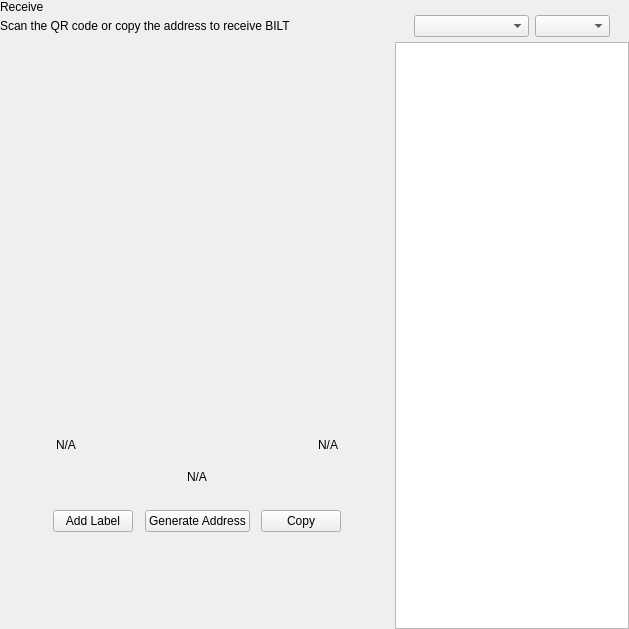
<?xml version="1.0" encoding="UTF-8"?>
<ui version="4.0">
 <class>ReceiveWidget</class>
 <widget class="QWidget" name="ReceiveWidget">
  <property name="geometry">
   <rect>
    <x>0</x>
    <y>0</y>
    <width>629</width>
    <height>629</height>
   </rect>
  </property>
  <property name="minimumSize">
   <size>
    <width>0</width>
    <height>0</height>
   </size>
  </property>
  <property name="windowTitle">
   <string>Form</string>
  </property>
  <layout class="QHBoxLayout" name="horizontalLayout_2" stretch="2,1">
   <property name="spacing">
    <number>0</number>
   </property>
   <property name="leftMargin">
    <number>0</number>
   </property>
   <property name="topMargin">
    <number>0</number>
   </property>
   <property name="rightMargin">
    <number>0</number>
   </property>
   <property name="bottomMargin">
    <number>0</number>
   </property>
   <item>
    <widget class="QWidget" name="left" native="true">
     <layout class="QVBoxLayout" name="verticalLayout_3">
      <property name="leftMargin">
       <number>0</number>
      </property>
      <property name="topMargin">
       <number>0</number>
      </property>
      <property name="rightMargin">
       <number>0</number>
      </property>
      <property name="bottomMargin">
       <number>0</number>
      </property>
      <item>
       <layout class="QVBoxLayout" name="verticalLayout_2">
        <property name="spacing">
         <number>0</number>
        </property>
        <property name="leftMargin">
         <number>0</number>
        </property>
        <item>
         <layout class="QHBoxLayout" name="horizontalLayout_3">
          <property name="spacing">
           <number>0</number>
          </property>
          <item>
           <layout class="QVBoxLayout" name="verticalLayout_4">
            <property name="spacing">
             <number>5</number>
            </property>
            <item>
             <widget class="QLabel" name="labelTitle">
              <property name="text">
               <string>Receive</string>
              </property>
             </widget>
            </item>
            <item alignment="Qt::AlignTop">
             <widget class="QLabel" name="labelSubtitle1">
              <property name="text">
               <string>Scan the QR code or copy the address to receive BILT</string>
              </property>
             </widget>
            </item>
           </layout>
          </item>
          <item>
           <spacer name="horizontalSpacer">
            <property name="orientation">
             <enum>Qt::Horizontal</enum>
            </property>
            <property name="sizeHint" stdset="0">
             <size>
              <width>40</width>
              <height>20</height>
             </size>
            </property>
           </spacer>
          </item>
         </layout>
        </item>
        <item>
         <spacer name="verticalSpacer_2">
          <property name="orientation">
           <enum>Qt::Vertical</enum>
          </property>
          <property name="sizeType">
           <enum>QSizePolicy::Expanding</enum>
          </property>
          <property name="sizeHint" stdset="0">
           <size>
            <width>20</width>
            <height>50</height>
           </size>
          </property>
         </spacer>
        </item>
        <item alignment="Qt::AlignHCenter">
         <widget class="QWidget" name="layoutQR" native="true">
          <property name="maximumSize">
           <size>
            <width>510</width>
            <height>16777215</height>
           </size>
          </property>
          <layout class="QVBoxLayout" name="verticalLayoutQr">
           <item>
            <spacer name="verticalSpacer11">
             <property name="orientation">
              <enum>Qt::Vertical</enum>
             </property>
             <property name="sizeType">
              <enum>QSizePolicy::Fixed</enum>
             </property>
             <property name="sizeHint" stdset="0">
              <size>
               <width>20</width>
               <height>20</height>
              </size>
             </property>
            </spacer>
           </item>
           <item alignment="Qt::AlignHCenter">
            <widget class="QLabel" name="labelQrImg">
             <property name="minimumSize">
              <size>
               <width>260</width>
               <height>260</height>
              </size>
             </property>
             <property name="maximumSize">
              <size>
               <width>260</width>
               <height>260</height>
              </size>
             </property>
             <property name="text">
              <string/>
             </property>
             <property name="alignment">
              <set>Qt::AlignCenter</set>
             </property>
            </widget>
           </item>
           <item>
            <spacer name="verticalSpacer_21">
             <property name="orientation">
              <enum>Qt::Vertical</enum>
             </property>
             <property name="sizeType">
              <enum>QSizePolicy::Fixed</enum>
             </property>
             <property name="sizeHint" stdset="0">
              <size>
               <width>20</width>
               <height>30</height>
              </size>
             </property>
            </spacer>
           </item>
           <item>
            <widget class="QWidget" name="widget" native="true">
             <property name="minimumSize">
              <size>
               <width>0</width>
               <height>0</height>
              </size>
             </property>
             <layout class="QHBoxLayout" name="horizontalLayout_5">
              <item>
               <widget class="QLabel" name="labelLabel">
                <property name="text">
                 <string notr="true">N/A</string>
                </property>
               </widget>
              </item>
              <item>
               <spacer name="horizontalSpacer_2">
                <property name="orientation">
                 <enum>Qt::Horizontal</enum>
                </property>
                <property name="sizeHint" stdset="0">
                 <size>
                  <width>141</width>
                  <height>20</height>
                 </size>
                </property>
               </spacer>
              </item>
              <item>
               <widget class="QLabel" name="labelDate">
                <property name="text">
                 <string notr="true">N/A</string>
                </property>
                <property name="alignment">
                 <set>Qt::AlignRight|Qt::AlignTrailing|Qt::AlignVCenter</set>
                </property>
               </widget>
              </item>
             </layout>
            </widget>
           </item>
           <item>
            <widget class="QLabel" name="labelAddress">
             <property name="sizePolicy">
              <sizepolicy hsizetype="Expanding" vsizetype="Preferred">
               <horstretch>0</horstretch>
               <verstretch>0</verstretch>
              </sizepolicy>
             </property>
             <property name="minimumSize">
              <size>
               <width>300</width>
               <height>0</height>
              </size>
             </property>
             <property name="text">
              <string notr="true">N/A</string>
             </property>
             <property name="alignment">
              <set>Qt::AlignCenter</set>
             </property>
            </widget>
           </item>
           <item>
            <spacer name="verticalSpacer_4">
             <property name="orientation">
              <enum>Qt::Vertical</enum>
             </property>
             <property name="sizeType">
              <enum>QSizePolicy::Fixed</enum>
             </property>
             <property name="sizeHint" stdset="0">
              <size>
               <width>20</width>
               <height>20</height>
              </size>
             </property>
            </spacer>
           </item>
           <item>
            <layout class="QHBoxLayout" name="horizontalLayout_4">
             <item alignment="Qt::AlignHCenter">
              <widget class="QPushButton" name="pushButtonLabel">
               <property name="focusPolicy">
                <enum>Qt::NoFocus</enum>
               </property>
               <property name="text">
                <string>Add Label</string>
               </property>
              </widget>
             </item>
             <item alignment="Qt::AlignHCenter">
              <widget class="QPushButton" name="pushButtonNewAddress">
               <property name="focusPolicy">
                <enum>Qt::NoFocus</enum>
               </property>
               <property name="text">
                <string>Generate Address</string>
               </property>
              </widget>
             </item>
             <item alignment="Qt::AlignHCenter">
              <widget class="QPushButton" name="pushButtonCopy">
               <property name="focusPolicy">
                <enum>Qt::NoFocus</enum>
               </property>
               <property name="text">
                <string>Copy</string>
               </property>
              </widget>
             </item>
            </layout>
           </item>
           <item>
            <spacer name="verticalSpacer_3">
             <property name="orientation">
              <enum>Qt::Vertical</enum>
             </property>
             <property name="sizeType">
              <enum>QSizePolicy::Expanding</enum>
             </property>
             <property name="sizeHint" stdset="0">
              <size>
               <width>20</width>
               <height>20</height>
              </size>
             </property>
            </spacer>
           </item>
          </layout>
         </widget>
        </item>
        <item>
         <spacer name="verticalSpacer">
          <property name="orientation">
           <enum>Qt::Vertical</enum>
          </property>
          <property name="sizeHint" stdset="0">
           <size>
            <width>20</width>
            <height>40</height>
           </size>
          </property>
         </spacer>
        </item>
       </layout>
      </item>
     </layout>
    </widget>
   </item>
   <item>
    <widget class="QWidget" name="right" native="true">
     <layout class="QVBoxLayout" name="verticalLayout_5">
      <property name="spacing">
       <number>0</number>
      </property>
      <property name="leftMargin">
       <number>1</number>
      </property>
      <property name="topMargin">
       <number>0</number>
      </property>
      <property name="rightMargin">
       <number>0</number>
      </property>
      <property name="bottomMargin">
       <number>0</number>
      </property>
      <item>
       <layout class="QVBoxLayout" name="container_right">
        <property name="spacing">
         <number>0</number>
        </property>
        <property name="leftMargin">
         <number>0</number>
        </property>
        <property name="rightMargin">
         <number>0</number>
        </property>
        <item>
         <layout class="QVBoxLayout" name="verticalLayout">
          <property name="spacing">
           <number>6</number>
          </property>
          <property name="leftMargin">
           <number>19</number>
          </property>
          <property name="rightMargin">
           <number>19</number>
          </property>
          <item>
           <widget class="OptionButton" name="btnRequest" native="true"/>
          </item>
          <item>
           <widget class="OptionButton" name="btnMyAddresses" native="true">
            <property name="sizePolicy">
             <sizepolicy hsizetype="Preferred" vsizetype="Minimum">
              <horstretch>0</horstretch>
              <verstretch>0</verstretch>
             </sizepolicy>
            </property>
           </widget>
          </item>
         </layout>
        </item>
        <item>
         <widget class="QWidget" name="sortWidget" native="true">
          <layout class="QHBoxLayout" name="horizontalLayout_6">
           <property name="leftMargin">
            <number>19</number>
           </property>
           <property name="rightMargin">
            <number>19</number>
           </property>
           <property name="bottomMargin">
            <number>5</number>
           </property>
           <item>
            <spacer name="horizontalSpacer_3">
             <property name="orientation">
              <enum>Qt::Horizontal</enum>
             </property>
             <property name="sizeHint" stdset="0">
              <size>
               <width>40</width>
               <height>20</height>
              </size>
             </property>
            </spacer>
           </item>
           <item>
            <widget class="QComboBox" name="comboBoxSort">
             <property name="sizePolicy">
              <sizepolicy hsizetype="Preferred" vsizetype="Fixed">
               <horstretch>0</horstretch>
               <verstretch>0</verstretch>
              </sizepolicy>
             </property>
             <property name="minimumSize">
              <size>
               <width>115</width>
               <height>0</height>
              </size>
             </property>
            </widget>
           </item>
           <item>
            <widget class="QComboBox" name="comboBoxSortOrder">
             <property name="sizePolicy">
              <sizepolicy hsizetype="Preferred" vsizetype="Fixed">
               <horstretch>0</horstretch>
               <verstretch>0</verstretch>
              </sizepolicy>
             </property>
             <property name="minimumSize">
              <size>
               <width>75</width>
               <height>0</height>
              </size>
             </property>
            </widget>
           </item>
          </layout>
         </widget>
        </item>
        <item>
         <widget class="QListView" name="listViewAddress"/>
        </item>
       </layout>
      </item>
     </layout>
    </widget>
   </item>
  </layout>
 </widget>
 <customwidgets>
  <customwidget>
   <class>OptionButton</class>
   <extends>QWidget</extends>
   <header>qt/pivx/optionbutton.h</header>
   <container>1</container>
  </customwidget>
 </customwidgets>
 <resources/>
 <connections/>
</ui>
